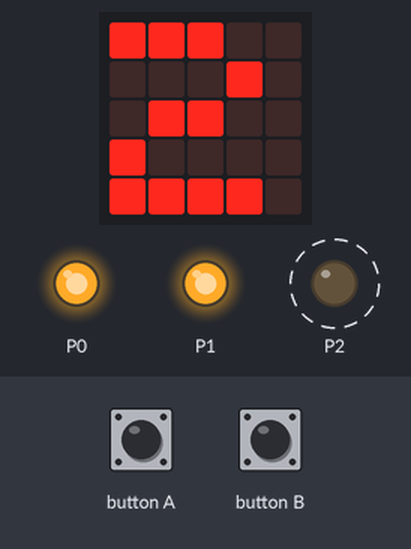
Bench run of a program on a simulated BBC micro:bit running MicroPython. On the bench: the board's 5×5 LED display, output pins drawn as LEDs (lit = HIGH). Dashed ring = blinking. The inputs (shaded band) are chosen by the test bench. Random numbers come from a fixed seed.

Above: at 2.25 s.
2.3 s: button B pressed for 0.15 s
At 3.4 s:
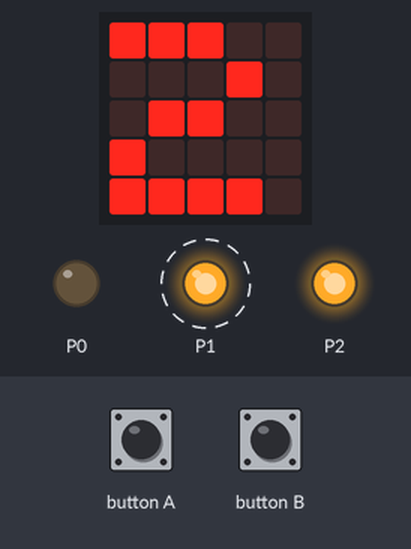
5.4 s: button A pressed for 3.2 s
At 7.98 s:
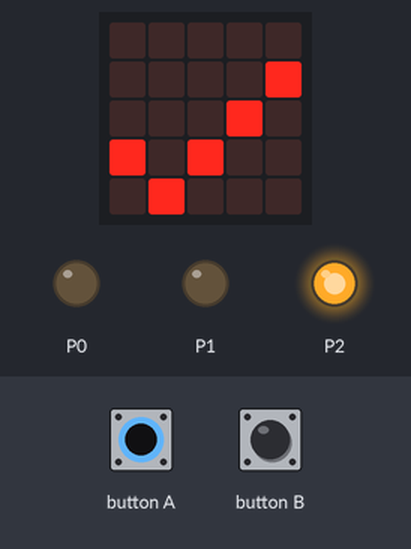
10.1 s: button B pressed for 1 s
12.6 s: button B pressed for 3.2 s
At 13.3 s:
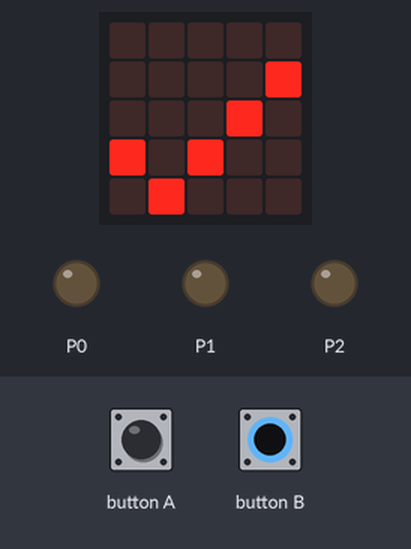
Timing chart, 0 to 18.3 s (numbered marks = the images above; inputs shaded):
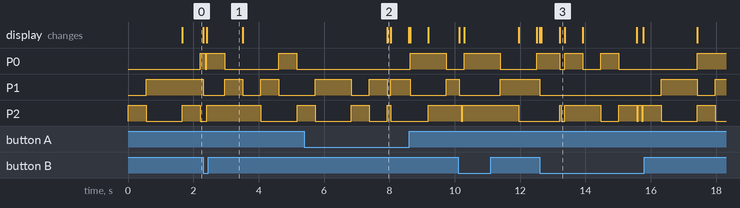

The program:

codehw2.py
```python
# Add your Python code here. E.g.
from microbit import *
import random

def generate_mole(n, flag):
    # This function is to generate moles in each round,
    # n is the maximum number of moles
    # flag is a list initialized with 0, each of which indicates whether the mole is selected
    count = random.randint(1,n)  # Choose a number from 1 to n
    i = 0
    # Select count moles randomly
    while i < count:
        index = random.randint(0,len(flag)-1)
        if flag[index]==0:
            flag[index]=1
            i = i+1
    return count, flag

def set_mole(flag,pins):
    # This function is to set the mole based on the generated list
    for m in range(len(flag)):
        pins[m].write_digital(flag[m])


while True:
    # Const definition
    n = 2 # Maximum lights; TODO: 3
    pins = [pin0, pin1, pin2] # Light control; TODO: 5 LEDs
    flag=[0, 0, 0] # Mole indicator; TODO: 5 moles

    # TODO：another loop for score recording, start button and game time.

    # Initialization
    prepared = False
    count,flag = generate_mole(n,flag)
    display.show(count, wait=False)
    set_mole(flag,pins)

    # Game start
    prepared = True
    ind = -1
    r = 0
    while prepared:
        if button_a.is_pressed():
            ind = 0
        elif button_b.is_pressed():
            ind = 1
        if ind != -1 and flag[ind] == 1:
            # Success
            display.show(Image.YES, wait=False)
            pins[ind].write_digital(0)
            prepared = False
        else:
            # If not success in 1 sec, restart automatically
            r = r+1
            if r>10:
                prepared = False
        sleep(50)
    # TODO: Display the score
```
